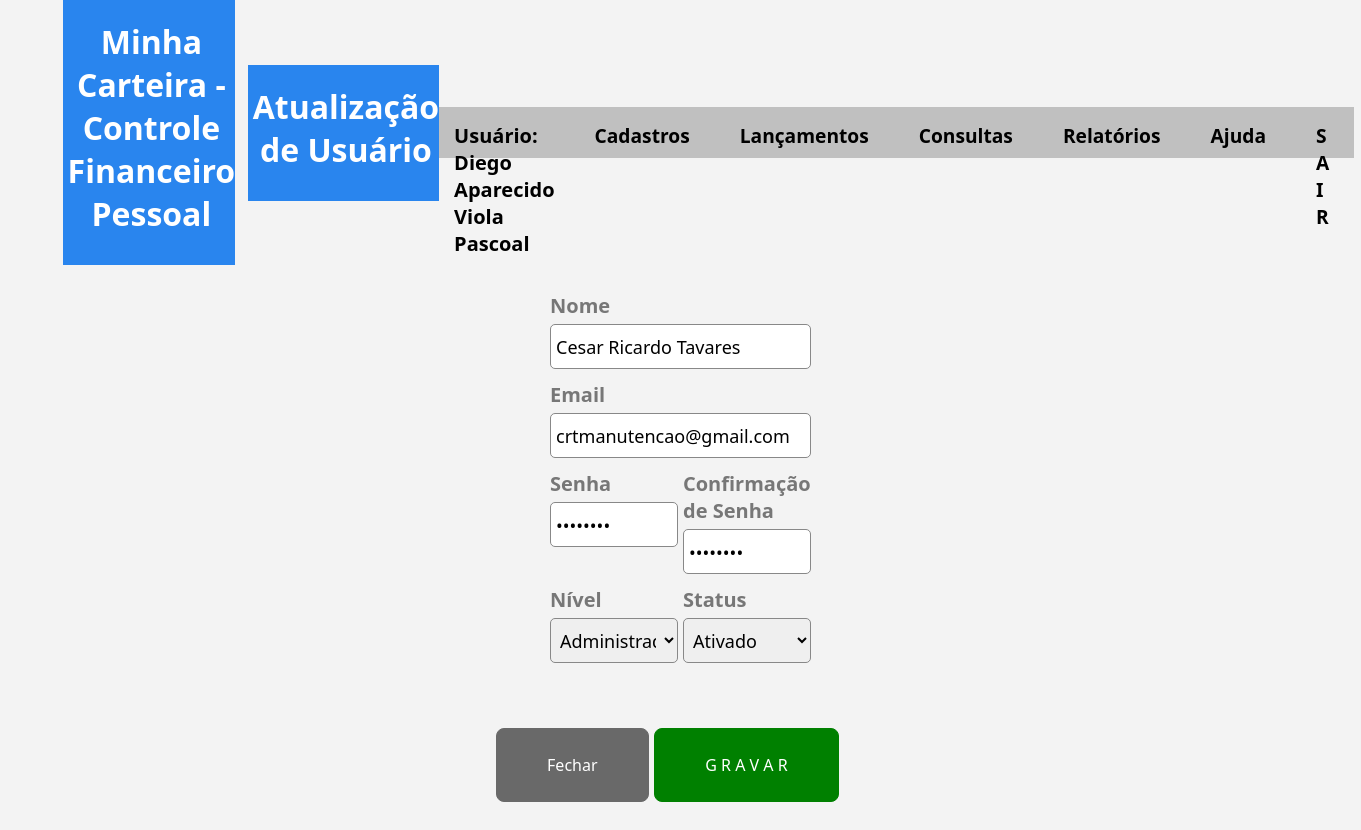
The page /app/login/alt-login.php?codigo=8 (signed in) on the database its author committed.
### tables this page shows
CREATE TABLE `usuarios` (
  `codigo` int NOT NULL,
  `nome` varchar(80) DEFAULT NULL,
  `email` varchar(50) DEFAULT NULL,
  `senha` varchar(80) DEFAULT NULL,
  `nivel` varchar(80) DEFAULT NULL,
  `status` varchar(80) DEFAULT NULL
);

### app/login/alt-login-view.php (called while the page is built, shortened)
<?php
    require_once("./_conexao/conexao.php");
    try {
        $sql = "SELECT * FROM usuarios WHERE codigo = :codigo";
        $comandoSQL = $conexao->prepare($sql);
        $comandoSQL->bindParam(':codigo', $codigo);
        $comandoSQL->execute();
        $resultado = $comandoSQL->fetch(PDO::FETCH_ASSOC);
    }catch(PDOException $erro){
        echo("Erro: " .$erro->getMessage());
    }

### app/login/alt-login.php (the view, shortened to what this page needs)
<!DOCTYPE html>
<html lang="pt-br">
<head>
    <link rel="stylesheet" href="./css/estilo.css">
</head>
<body>
    <div class="container">
    <h1>Minha Carteira - Controle Financeiro Pessoal</h1>
        <h1>Atualização de Usuário</h1>
        <?php include("./_menu-pagina-inicial.php"); ?>
    </div>
    <?php
    $codigo= filter_input(INPUT_GET, "codigo", FILTER_SANITIZE_NUMBER_INT);
    require_once("./alt-login-view.php");
    ?>
    <div class="centralizar-v">
    <form action="alt-loginbd.php" method="POST" enctype="multipart/form-data">
            <div class="row-flex">
                <div class="col" style="margin-top: 15px;">
                    <label for="nome" >Nome</label>
                    <input type="text" name="nome" id="nome"
                     placeholder="Nome completo" value="<?=$resultado['nome'];?>">
                </div>
            </div>
            <div class="row-flex">
                <div class="col">
                    <label for="email">Email</label>
                    <input type="email" name="email" id="email"
                    placeholder="Email institucional" value="<?=$resultado['email'];?>">
                </div>
            </div>
            <div class="row-flex">
                <div class="col">
                    <label for="senha1">Senha</label>
                    <input type="password" name="senha1" id="senha1"
                    placeholder="Senha com 8 digitos"
                    value="********">
                </div>
                <div class="col">
                    <label for="senha2">Confirmação de Senha</label>
                    <input type="password" name="senha2" id="senha2"
                    placeholder="Mesma senha informada anteriormente"
                    value="********">
                </div>
            </div>
            <div class="row-flex">
            <div class="col">
                <label for="nivel">Nível</label>
                        <select name="nivel" id="nivel">
                            <option value="Administrador" <?= ($resultado["nivel"] == "Administrador") ? "selected" : ""; ?>>Administrador</option>
                    </select>
            </div>
            <div class="col">
                <label for="status">Status</label>
                <select name="status" id="status">
                    <option value="Ativado" <?= ($resultado["status"] == "Ativado") ? "selected" : ""; ?>>Ativado</option>
                </select>
            </div>
            </div>
            <div class="containercad"  style="margin-top: 35px;">
                    <div class="voltar" style="background-color: dimgray">
                        <input type="submit"
                            style="background-color:dimgray; border: 1px solid dimgray; font-size: 16px"
                            value="Fechar" formaction="../../tela-inicial.php">
                    </div>
                        <a href="./view-login.php"><input type="submit"
                        style="background-color: green; border: 1px solid green; font-size: 16px"
                        value="G R A V A R"></a>
                </div>
        </form>
    </div>
</body>
</html>

### app/login/css/estilo.css (style rules this page uses)
* { margin: 0px 0px; padding: 0px; font-family: 'Segoe UI', Tahoma, Geneva, Verdana, sans-serif; box-sizing: border-box; }
body { background-color: #f3f3f3; padding: 0%; }
h1 { color: white; background-color: rgb(41, 133, 238); padding: 20px 0 30px 5px; }
.container { display: flex; align-items: center; padding: 0 50px; border-radius: 5px; }
.containercad { width: 100%; margin: 0; padding: 30px; border-radius: 5px; display: flex; justify-content: center; gap: 1rem; align-items: center; margin-left: 0px; }
.container h1 { text-align: center; margin-right: 0%; margin-left: 1%; }
.row-flex { display: flex; gap: 5px; margin: 12px 0; }
.col { width: 100%; }
.centralizar-v { display: block; align-items: center; margin-right: 550px; margin-left: 550px; }
input[type=text], [type=tel], [type=email], [type=password], select { padding: 5px; border-radius: 5px; width: 100%; border: 1px solid #888; height: 45px; font-size: 18px; margin-top: 5px; }
input[type=submit] { background-color: green; color: white; padding: 25px 50px; border: 1px solid green; border-radius: 8px; cursor: pointer; }
label { cursor: pointer; font-weight: bold; color: #777; font-size: 20px; }
.voltar { display: flex; height: 3em; width: 100px; align-items: center; justify-content: center; background-color: #eeeeee4b; border-radius: 3px; letter-spacing: 1px; transition: all 0.2s linear; cursor: pointer; border: none; background: #fff; }
a { text-decoration: none; color: #000; }

### rows shown on the page
usuarios: nome "Cesar Ricardo Tavares", email "crtmanutencao@gmail.com", nivel "Administrador", status "Ativado"

### other values the page prints
$_SESSION["nome"] "Diego Aparecido Viola Pascoal"
